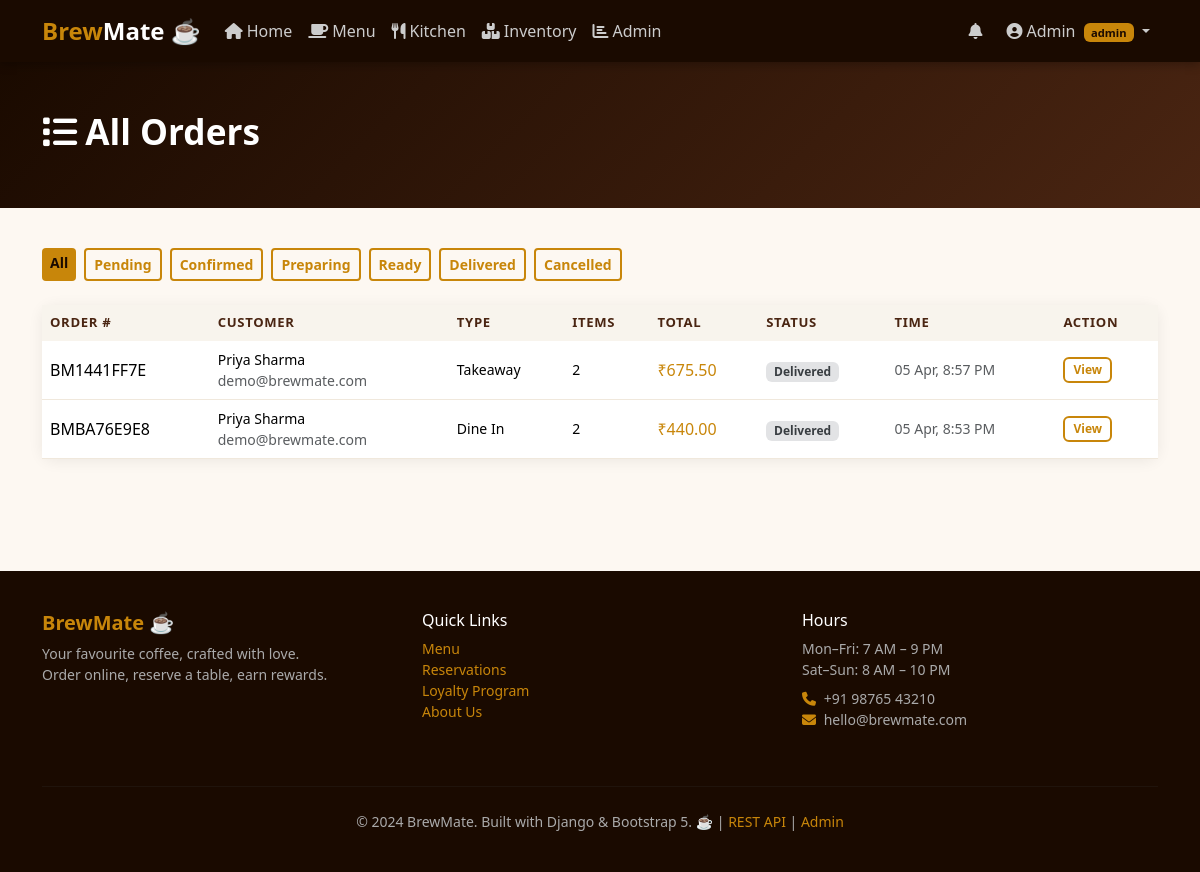
Page /staff/orders/ (signed in) on the committed database.
### coffee/models.py (models this page shows, shortened)
class User(AbstractBaseUser, PermissionsMixin):
    ROLES = [
        ('customer', 'Customer'),
        ('staff',    'Staff'),
        ('admin',    'Admin'),
    ]
    email       = models.EmailField(unique=True, db_index=True)
    first_name  = models.CharField(max_length=50, default='')
    last_name   = models.CharField(max_length=50, blank=True, default='')
    phone       = models.CharField(max_length=15, blank=True, default='')
    role        = models.CharField(max_length=10, choices=ROLES,
                                   default='customer', db_index=True)
    avatar      = models.ImageField(upload_to='avatars/',
                                    blank=True, null=True, default=None)
    is_active   = models.BooleanField(default=True)
    is_staff    = models.BooleanField(default=False)
    date_joined = models.DateTimeField(default=timezone.now)
    USERNAME_FIELD  = 'email'
    REQUIRED_FIELDS = ['first_name']
    objects         = UserManager()
    class Meta:
        db_table = 'coffee_user'
    def get_full_name(self):
        return f'{self.first_name} {self.last_name}'.strip()

class Order(models.Model):
    STATUS = [
        ('pending',   'Pending'),
        ('confirmed', 'Confirmed'),
        ('preparing', 'Preparing'),
        ('ready',     'Ready'),
        ('delivered', 'Delivered'),
        ('cancelled', 'Cancelled'),
    ]
    ORDER_TYPE = [
        ('dine_in',  'Dine In'),
        ('takeaway', 'Takeaway'),
        ('delivery', 'Delivery'),
    ]
    order_number   = models.CharField(max_length=12, unique=True,
                                      blank=True, default='')
    user           = models.ForeignKey(
        User, on_delete=models.PROTECT, related_name='orders'
    )
    table          = models.ForeignKey(
        ShopTable, on_delete=models.SET_NULL,
        null=True, blank=True, default=None
    )
    order_type     = models.CharField(max_length=10, choices=ORDER_TYPE,
                                      default='dine_in')
    status         = models.CharField(max_length=15, choices=STATUS,
                                      default='pending', db_index=True)
    subtotal       = models.DecimalField(max_digits=10, decimal_places=2,
                                         default=Decimal('0.00'))
    discount       = models.DecimalField(max_digits=10, decimal_places=2,
                                         default=Decimal('0.00'))
    total          = models.DecimalField(max_digits=10, decimal_places=2,
                                         default=Decimal('0.00'))
    loyalty_used   = models.PositiveIntegerField(default=0)
    special_notes  = models.TextField(blank=True, default='')
    estimated_time = models.PositiveIntegerField(default=10)
    created_at     = models.DateTimeField(auto_now_add=True, db_index=True)
    updated_at     = models.DateTimeField(auto_now=True)
    class Meta:
        db_table = 'coffee_order'
        ordering = ['-created_at']

### coffee/views.py (the view)
# urls.py: path('staff/orders/',                  views.staff_orders_view,     name='staff_orders'),
@login_required
@role_required('staff', 'admin')
def staff_orders_view(request):
    status = request.GET.get('status', '')
    qs     = Order.objects.select_related('user', 'table').order_by('-created_at')
    if status:
        qs = qs.filter(status=status)
    paginator = Paginator(qs, 15)
    return render(request, 'coffee/staff_orders.html', {
        'orders':          paginator.get_page(request.GET.get('page', 1)),
        'selected_status': status,
        'status_choices':  Order.STATUS,
    })

### coffee/context_processors.py (called while the page is built)
def global_context(request):
    cart_count  = 0
    notif_count = 0
    if request.user.is_authenticated:
        try:
            cart_count = Cart.objects.get(user=request.user).item_count
        except Cart.DoesNotExist:
            pass
        notif_count = Notification.objects.filter(
            user=request.user, is_read=False
        ).count()
    return {'cart_count': cart_count, 'notif_count': notif_count}

### coffee/templates/coffee/staff_orders.html (shortened to what this page needs)
{% extends 'coffee/base.html' %}
{% block content %}
<div class="page-hero"><div class="container"><h1><i class="fa fa-list me-2"></i>All Orders</h1></div></div>
<div class="container pb-5">
  <div class="d-flex gap-2 flex-wrap mb-4">
    <a href="{% url 'staff_orders' %}" class="btn btn-sm {% if not selected_status %}btn-brew{% else %}btn-brew-outline{% endif %}">All</a>
    {% for k, v in status_choices %}
    <a href="?status={{ k }}" class="btn btn-sm {% if selected_status == k %}btn-brew{% else %}btn-brew-outline{% endif %}">{{ v }}</a>
    {% endfor %}
  </div>
  <div class="card">
    <div class="card-body p-0">
      <div class="table-responsive">
        <table class="table mb-0">
          <thead><tr><th>Order #</th><th>Customer</th><th>Type</th><th>Items</th><th>Total</th><th>Status</th><th>Time</th><th>Action</th></tr></thead>
          <tbody>
            {% for order in orders %}
            <tr>
              <td class="fw-700">{{ order.order_number }}</td>
              <td class="small">{{ order.user.get_full_name }}<br><span class="text-muted">{{ order.user.email }}</span></td>
              <td class="small">{{ order.get_order_type_display }}</td>
              <td class="small">{{ order.items.count }}</td>
              <td class="fw-700" style="color:var(--brew-gold)">₹{{ order.total }}</td>
              <td><span class="badge badge-{{ order.status }}">{{ order.get_status_display }}</span></td>
              <td class="small text-muted">{{ order.created_at|date:"d M, g:i A" }}</td>
              <td>
                <div class="d-flex gap-1 flex-wrap">
                  <a href="{% url 'order_detail' order.pk %}" class="btn btn-xs btn-brew-outline" style="padding:2px 8px;font-size:.75rem">View</a>
                </div>
              </td>
            </tr>
            {% endfor %}
          </tbody>
        </table>
      </div>
    </div>
  </div>
</div>
{% endblock %}

### coffee/templates/coffee/base.html (shortened to what this page needs)
<!DOCTYPE html>
<html lang="en">
<head>
  <link href="https://cdn.jsdelivr.net/npm/bootstrap@5.3.2/dist/css/bootstrap.min.css" rel="stylesheet">
  <link href="https://cdnjs.cloudflare.com/ajax/libs/font-awesome/6.4.0/css/all.min.css" rel="stylesheet">
</head>
<body>
{% if user.is_authenticated %}
<nav class="navbar navbar-expand-lg sticky-top">
  <div class="container">
    <a class="navbar-brand" href="{% url 'home' %}">Brew<span>Mate</span> ☕</a>
    <div class="collapse navbar-collapse" id="navMain">
      <ul class="navbar-nav me-auto">
        <li class="nav-item"><a class="nav-link" href="{% url 'home' %}"><i class="fa fa-home me-1"></i>Home</a></li>
        <li class="nav-item"><a class="nav-link" href="{% url 'menu' %}"><i class="fa fa-coffee me-1"></i>Menu</a></li>
        {% if user.role in 'staff admin' %}
        <li class="nav-item"><a class="nav-link" href="{% url 'staff_home' %}"><i class="fa fa-utensils me-1"></i>Kitchen</a></li>
        <li class="nav-item"><a class="nav-link" href="{% url 'inventory' %}"><i class="fa fa-boxes me-1"></i>Inventory</a></li>
        {% endif %}
        {% if user.role == 'admin' %}
        <li class="nav-item"><a class="nav-link" href="{% url 'admin_home' %}"><i class="fa fa-chart-bar me-1"></i>Admin</a></li>
        {% endif %}
      </ul>
      <ul class="navbar-nav align-items-center gap-2">
        <li class="nav-item">
          <a class="nav-link" href="{% url 'notifications' %}">
            <i class="fa fa-bell"></i>
          </a>
        </li>
        <li class="nav-item dropdown">
          <a class="nav-link dropdown-toggle" href="#" data-bs-toggle="dropdown">
            <i class="fa fa-user-circle me-1"></i>{{ user.first_name }}
            <span class="badge ms-1" style="background:var(--brew-gold);color:var(--brew-dark);font-size:.7rem">{{ user.role }}</span>
          </a>
        </li>
      </ul>
    </div>
  </div>
</nav>
{% endif %}
{% block content %}{% endblock %}
<footer>
  <div class="container">
    <div class="row">
      <div class="col-md-4 mb-3">
        <h5 style="color:var(--brew-gold);font-weight:800">BrewMate ☕</h5>
        <p class="small mt-2">Your favourite coffee, crafted with love.<br>Order online, reserve a table, earn rewards.</p>
      </div>
      <div class="col-md-4 mb-3">
        <h6 style="color:#fff">Quick Links</h6>
        <ul class="list-unstyled small mt-2">
          <li><a href="{% url 'menu' %}">Menu</a></li>
          <li><a href="{% url 'reservation' %}">Reservations</a></li>
          <li><a href="{% url 'loyalty' %}">Loyalty Program</a></li>
          <li><a href="{% url 'about' %}">About Us</a></li>
        </ul>
      </div>
      <div class="col-md-4 mb-3">
        <h6 style="color:#fff">Hours</h6>
        <ul class="list-unstyled small mt-2">
          <li>Mon–Fri: 7 AM – 9 PM</li>
          <li>Sat–Sun: 8 AM – 10 PM</li>
          <li class="mt-2"><i class="fa fa-phone me-1" style="color:var(--brew-gold)"></i> +91 98765 43210</li>
          <li><i class="fa fa-envelope me-1" style="color:var(--brew-gold)"></i> hello@brewmate.com</li>
        </ul>
      </div>
    </div>
    <hr style="border-color:#333; margin: 1.5rem 0">
    <div class="text-center small">
      &copy; 2024 BrewMate. Built with Django &amp; Bootstrap 5. ☕
      | <a href="/api/products/">REST API</a>
      | <a href="/admin/">Admin</a>
    </div>
  </div>
</footer>
</body>
</html>

### coffee/templates/coffee/base.html (style rules this page uses)
:root { --brew-dark: #1a0a00; --brew-brown: #4a2512; --brew-medium: #7b3f00; --brew-gold: #c8860a; --brew-light: #f5e6d3; --brew-cream: #fdf8f2; }
* { margin: 0; padding: 0; box-sizing: border-box; }
body { background: var(--brew-cream); color: var(--brew-dark); font-family: 'Segoe UI', sans-serif; }
.navbar { background: var(--brew-dark) !important; box-shadow: 0 2px 10px rgba(0,0,0,0.3); }
.navbar-brand { color: var(--brew-gold) !important; font-weight: 800; font-size: 1.5rem; }
.navbar-brand span { color: #fff; }
.nav-link { color: #ccc !important; transition: color .2s; }
.btn-brew { background: var(--brew-gold); color: var(--brew-dark); border: none; font-weight: 600; }
.btn-brew-outline { background: transparent; border: 2px solid var(--brew-gold); color: var(--brew-gold); font-weight: 600; }
.card { border: none; border-radius: 12px; box-shadow: 0 2px 15px rgba(0,0,0,0.07); }
.badge-delivered { background: #e2e3e5; color: #383d41; }
footer { background: var(--brew-dark); color: #aaa; padding: 2.5rem 0; margin-top: 4rem; }
footer a { color: var(--brew-gold); text-decoration: none; }
.page-hero { background: linear-gradient(135deg, var(--brew-dark) 0%, var(--brew-brown) 100%); color: #fff; padding: 3rem 0; margin-bottom: 2.5rem; }
.page-hero h1 { font-weight: 800; font-size: 2.2rem; }
.table th { background: #f8f4ed; color: var(--brew-brown); font-size: .82rem; text-transform: uppercase; letter-spacing: .05em; border: none; }
.table td { border-color: #f0e8dc; vertical-align: middle; }

### rows in the picture
User: first_name "Admin", role "admin"
Order: order_number "BM1441FF7E", user.get_full_name "Priya Sharma", user.email "demo@brewmate.com", order_type "Takeaway", items.count "2", total "675.50", status "Delivered", created_at "05 Apr, 8:57 PM"
Order: order_number "BMBA76E9E8", user.get_full_name "Priya Sharma", user.email "demo@brewmate.com", order_type "Dine In", items.count "2", total "440.00", status "Delivered", created_at "05 Apr, 8:53 PM"

### other values in the picture
{{ v }} "Pending" "Confirmed" "Preparing" "Ready" "Delivered" "Cancelled"
